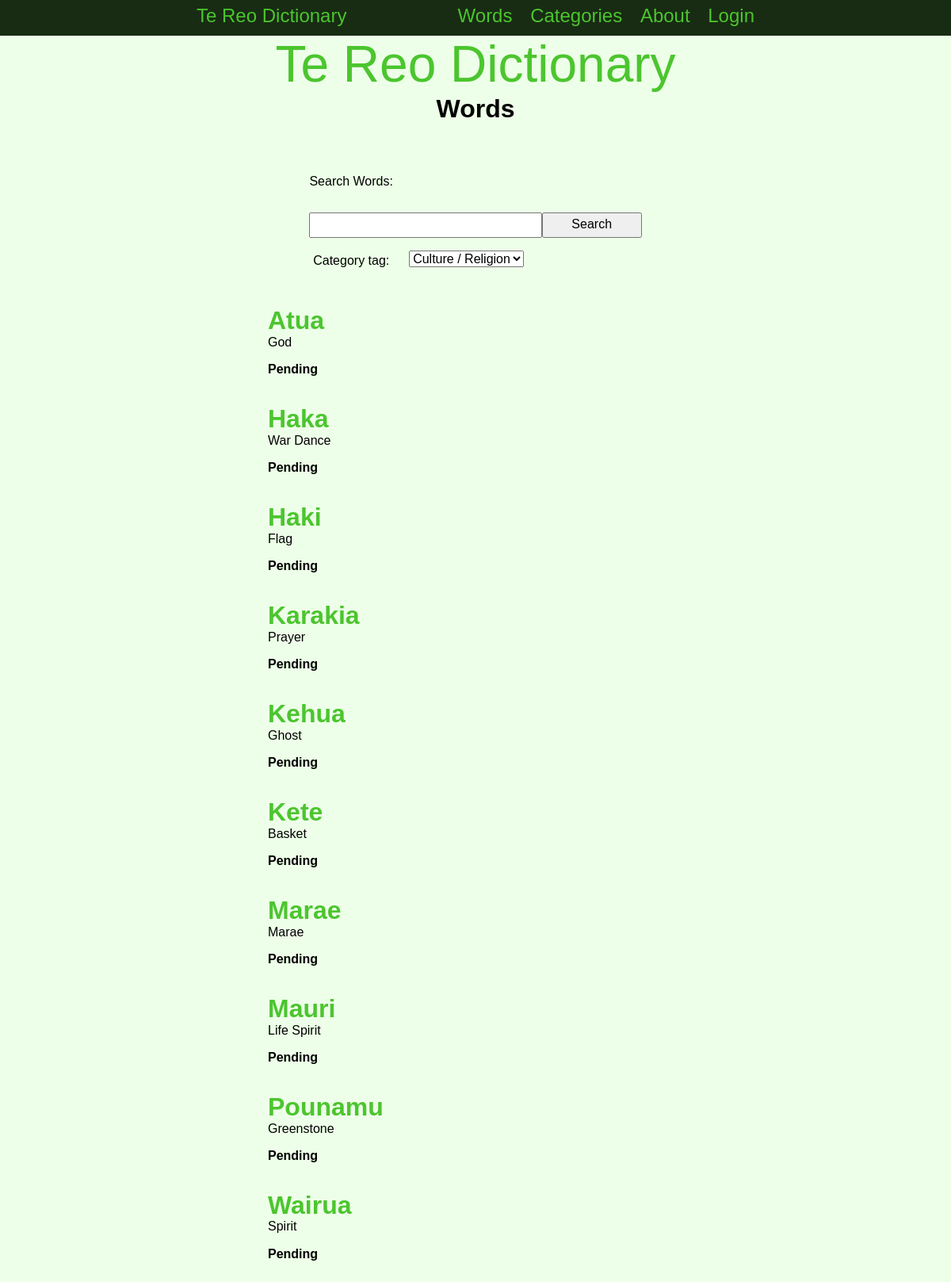
Screenshot of /words/category/4 with the database file from the repository.
### tables this page shows
CREATE TABLE "words"
(
    id                integer
        constraint words_pk
            primary key autoincrement,
    english_word      varchar(30),
    maori_word        varchar(30),
    definition        varchar(100),
    category_id       integer
        constraint categrory_id
            references categories,
    level             integer,
    last_edited_date  date,
    last_edited_by_id integer
        constraint user_id
            references users,
    image_name        varchar(30)
);

### app.py (the view)
@app.route('/words/category/<category_id>', methods=['POST', 'GET'])
def render_wordcategory(category_id):
    if request.method == 'POST':
        search = request.form.get('search').lower().strip()
        category_filter = request.form.get('category')
        return search_redirect(search, category_filter)
    words = database_select('SELECT * FROM words WHERE category_id = ?', (category_id,))
    if len(words) == 0:
        words = None
    search = [int(category_id), None]
    return render_template('words.html', logged_in=is_logged_in(), session_info=session_info(), word_info=words, categories=category_info(), users=user_info(), words=words, search=search)

### app.py (called while the page is built)
def create_connection(db_file):
    try:
        connection = sqlite3.connect(db_file)
        return connection
    except Error as e:
        print(e)
    return None

def database_select(query, info):
    con = create_connection(DATABASE)
    cur = con.cursor()
    cur.execute(query, info)
    info = cur.fetchall()
    con.close()
    return info

def is_logged_in():
    if session.get('email') is None:
        return False
    else:
        return True

def session_info():
    return session

def category_info():
    return database_select('SELECT * FROM categories', ())

def user_info():
    return database_select('SELECT * FROM users', ())

### templates/words.html (shortened to what this page needs)
{% extends "base.html" %}
{% block pageheading %}Words{% endblock %}
{% block main %}
    <table><tr><td>
        <form class="form" method="POST">
            <div class="form-group">
                <div class="form-button">Search Words:</div>
            </div>
            <div class="form-group">
                <div class="form-element"><input type="text" name="search" id="search"></div>
                <div class="form-button-label"><input type="submit" value="Search"></div>
            </div>
            <div class="form-group">
                <div class="form-text-label">Category tag:</div>
                <div class="form-element">
                    <select name="category" id="category">
                        {% for category in categories %}
                            <option {% if search != None %}{% if search[0] == category[0] %}selected{% endif %}{% endif %}>{{ category[1] }}</option>
                        {% endfor %}
                    </select>
                </div>
            </div>
       </form>
    </td></tr></table>
    <br>
    {% if word_info != None %}
        {% for word in word_info %}
            <table class="word_display">
                <tr>
                    <td colspan="2"><h3 onclick="togglePopup{{ word[0] }}()">{{ word[2] }}</h3><p>{{ word[1] }}</p></td>
                </tr>
                <tr>
                    <td colspan="2" class="definition">{{ word[3] }}</td>
                </tr>
            </table>
            <br>
        {% endfor %}
    {% else %}
        <h2>No results found</h2>
    {% endif %}
{% endblock %}

### static/TeReoDictionary.css (style rules this page uses)
* { font-family: 'Rage Italic', sans-serif; padding: 0; margin: 0; box-sizing: border-box; }
body { background-color: rgb(237, 255, 232); }
h3 { font-size: 2rem; color: rgb(76, 197, 47); }
.word_display h3 { cursor: pointer; }
.definition, .word_label { font-weight: bold; }
.form { width: 80%; margin: auto; padding-bottom: 1rem; margin-bottom: 20px; display: block; }
.form-group { padding-top: 3rem; }
.form-group input { padding: 0.3rem; width: 100%; }
.form-text-label { width: 30%; float: left; padding: 0.3rem; }
.form-button-label { width: 30%; float: left; }
.form-element { width: 70%; float: left; }
.form-button { width: 100%; float: left; }
table { border-collapse: collapse; width: 75%; margin: auto; table-layout: fixed; }
td, tr { padding: 8px; }

### rows the page displays
words: maori_word "Atua", english_word "God", definition "Pending"
words: maori_word "Haka", english_word "War Dance", definition "Pending"
words: maori_word "Haki", english_word "Flag", definition "Pending"
words: maori_word "Karakia", english_word "Prayer", definition "Pending"
words: maori_word "Kehua", english_word "Ghost", definition "Pending"
words: maori_word "Kete", english_word "Basket", definition "Pending"
words: maori_word "Marae", english_word "Marae", definition "Pending"
words: maori_word "Mauri", english_word "Life Spirit", definition "Pending"
words: maori_word "Pounamu", english_word "Greenstone", definition "Pending"
words: maori_word "Wairua", english_word "Spirit", definition "Pending"

### other values shown
form field category "Culture / Religion"
